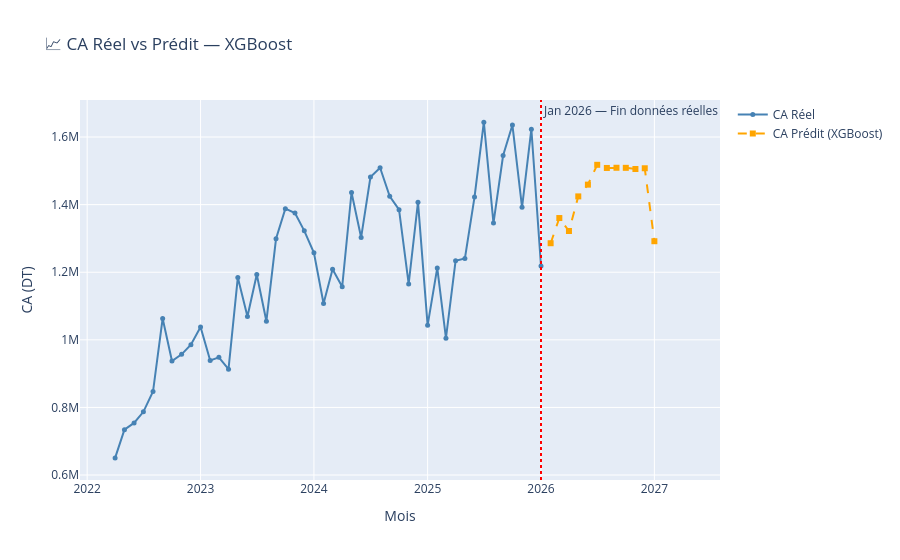

The notebook cell saved with this chart:
### Markdown cell above
## 13. Visualisation — Réel + Prédit sur un seul graphe

### Code cell
fig = go.Figure()

fig.add_trace(go.Scatter(
    x=df_ml['date'], y=df_ml['total_sales'],
    name='CA Réel', mode='lines+markers',
    line=dict(color='steelblue', width=2), marker=dict(size=5)
))

fig.add_trace(go.Scatter(
    x=df_pred['date'], y=df_pred['predicted_sales'],
    name=f'CA Prédit ({best_name})',
    mode='lines+markers',
    line=dict(color='orange', width=2, dash='dash'),
    marker=dict(size=6, symbol='square')
))

fig.add_vline(
    x=last_date.timestamp() * 1000,
    line_dash='dot', line_color='red',
    annotation_text=f'{last_date.strftime("%b %Y")} — Fin données réelles'
)

fig.update_layout(
    title=f'📈 CA Réel vs Prédit — {best_name}',
    xaxis_title='Mois', yaxis_title='CA (DT)',
    hovermode='x unified', height=500
)
fig.show()

### Figure 1 — Plotly figure (JSON) as saved in the notebook; plotly's stock layout.template omitted (floating-point values rounded to 4 significant figures)
{"data": [{"line": {"color": "steelblue", "width": 2}, "marker": {"size": 5}, "mode": "lines+markers", "name": "CA Réel", "type": "scatter", "x": ["2022-04-01T00:00:00", "2022-05-01T00:00:00", "2022-06-01T00:00:00", "2022-07-01T00:00:00", "2022-08-01T00:00:00", "2022-09-01T00:00:00", "2022-10-01T00:00:00", "2022-11-01T00:00:00", "2022-12-01T00:00:00", "2023-01-01T00:00:00", "2023-02-01T00:00:00", "2023-03-01T00:00:00", "2023-04-01T00:00:00", "2023-05-01T00:00:00", "2023-06-01T00:00:00", "2023-07-01T00:00:00", "2023-08-01T00:00:00", "2023-09-01T00:00:00", "2023-10-01T00:00:00", "2023-11-01T00:00:00", "2023-12-01T00:00:00", "2024-01-01T00:00:00", "2024-02-01T00:00:00", "2024-03-01T00:00:00", "2024-04-01T00:00:00", "2024-05-01T00:00:00", "2024-06-01T00:00:00", "2024-07-01T00:00:00", "2024-08-01T00:00:00", "2024-09-01T00:00:00", "2024-10-01T00:00:00", "2024-11-01T00:00:00", "2024-12-01T00:00:00", "2025-01-01T00:00:00", "2025-02-01T00:00:00", "2025-03-01T00:00:00", "2025-04-01T00:00:00", "2025-05-01T00:00:00", "2025-06-01T00:00:00", "2025-07-01T00:00:00", "2025-08-01T00:00:00", "2025-09-01T00:00:00", "2025-10-01T00:00:00", "2025-11-01T00:00:00", "2025-12-01T00:00:00", "2026-01-01T00:00:00"], "y": [650800.0, 734300.0, 754300.0, 787000.0, 847000.0, 1063000.0, 937200.0, 957100.0, 985700.0, 1038000.0, 939000.0, 948300.0, 913200.0, 1185000.0, 1069000.0, 1193000.0, 1055000.0, 1299000.0, 1388000.0, 1375000.0, 1323000.0, 1257000.0, 1108000.0, 1209000.0, 1157000.0, 1436000.0, 1303000.0, 1482000.0, 1509000.0, 1425000.0, 1385000.0, 1166000.0, 1407000.0, 1043000.0, 1213000.0, 1005000.0, 1234000.0, 1241000.0, 1422000.0, 1644000.0, 1345000.0, 1545000.0, 1635000.0, 1392000.0, 1623000.0, 1218000.0]}, {"line": {"color": "orange", "dash": "dash", "width": 2}, "marker": {"size": 6, "symbol": "square"}, "mode": "lines+markers", "name": "CA Prédit (XGBoost)", "type": "scatter", "x": ["2026-02-01T00:00:00", "2026-03-01T00:00:00", "2026-04-01T00:00:00", "2026-05-01T00:00:00", "2026-06-01T00:00:00", "2026-07-01T00:00:00", "2026-08-01T00:00:00", "2026-09-01T00:00:00", "2026-10-01T00:00:00", "2026-11-01T00:00:00", "2026-12-01T00:00:00", "2027-01-01T00:00:00"], "y": [1286000.0, 1360000.0, 1322000.0, 1424000.0, 1459194, 1518000.0, 1508503, 1509000.0, 1509000.0, 1505000.0, 1508000.0, 1292000.0]}], "layout": {"annotations": [{"showarrow": false, "text": "Jan 2026 — Fin données réelles", "x": 1767225600000, "xanchor": "left", "xref": "x", "y": 1, "yanchor": "top", "yref": "y domain"}], "autosize": true, "hovermode": "x unified", "shapes": [{"line": {"color": "red", "dash": "dot"}, "type": "line", "x0": 1767225600000, "x1": 1767225600000, "xref": "x", "y0": 0, "y1": 1, "yref": "y domain"}], "title": {"text": "📈 CA Réel vs Prédit — XGBoost"}, "xaxis": {"autorange": true, "range": ["2021-12-12 09:30:55.7334", "2027-06-24 11:00:46.6101"], "title": {"text": "Mois"}, "type": "date"}, "yaxis": {"autorange": true, "range": [583400.0, 1712000.0], "title": {"text": "CA (DT)"}, "type": "linear"}}}
